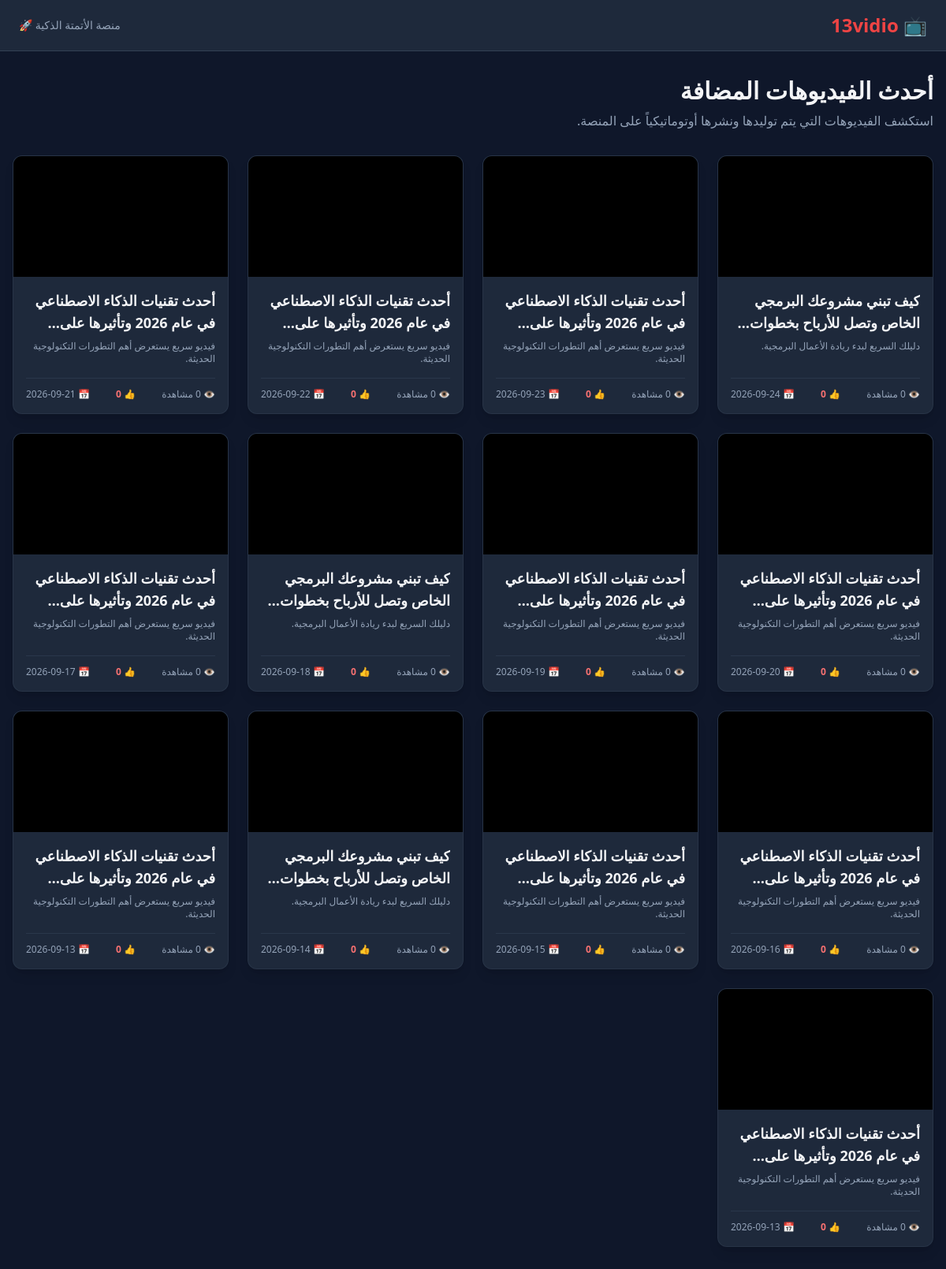
Before: / with the older database file.
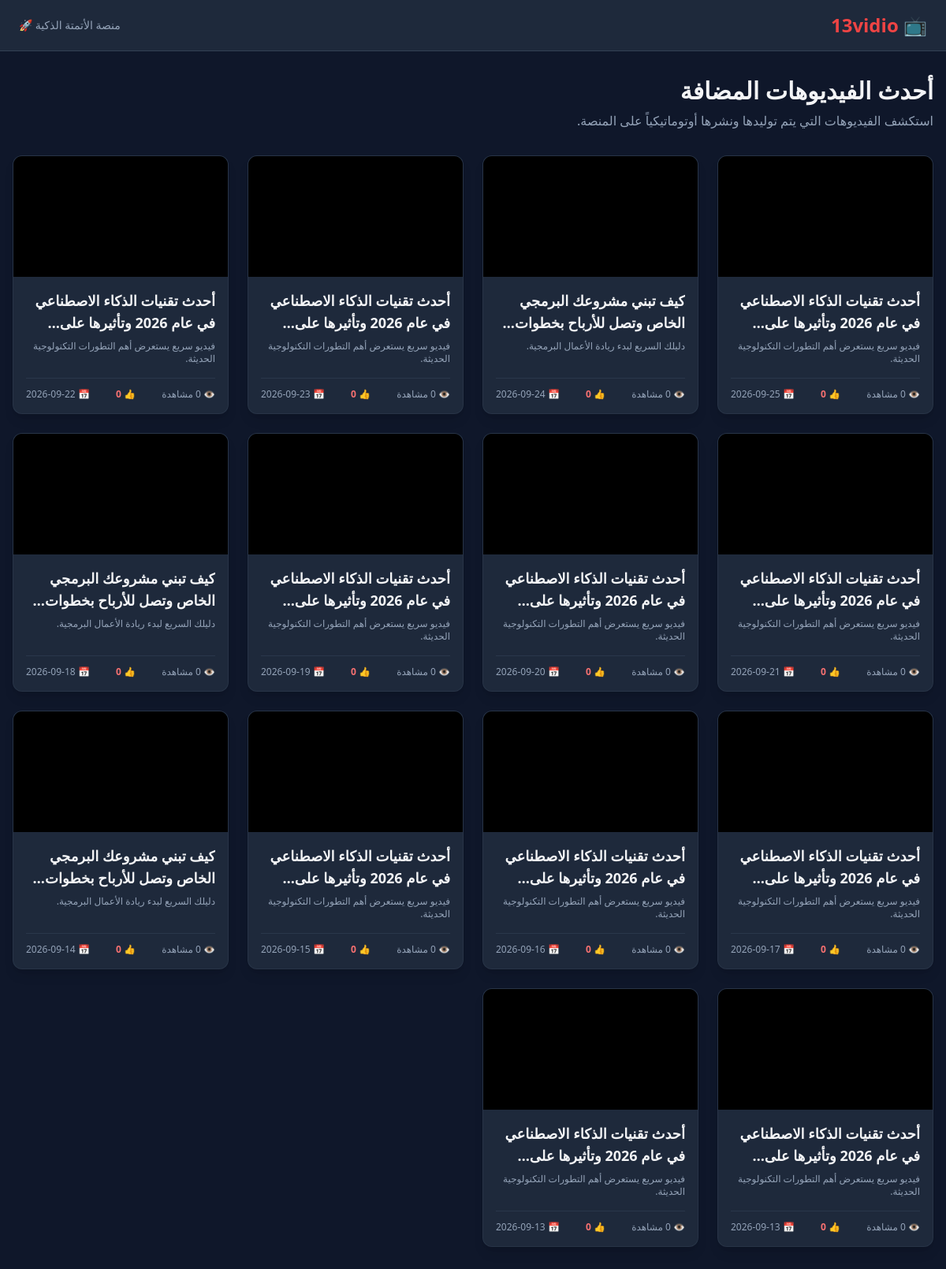
After: the same page with the newer database file.
### app.py (models this page shows)
class Video(db.Model):
  id = db.Column(db.Integer, primary_key=True)
  title = db.Column(db.String(200), nullable=False)
  description = db.Column(db.Text, nullable=True)
  video_url = db.Column(db.String(500), nullable=False)  # رابط الفيديو أو ملفه
  thumbnail_url = db.Column(
      db.String(500), nullable=True
  )  # صورة مصغرة للفيديو
  views = db.Column(db.Integer, default=0)
  likes = db.Column(db.Integer, default=0)
  created_at = db.Column(db.DateTime, default=datetime.utcnow)
  comments = db.relationship(
      "Comment", backref="video", lazy=True, cascade="all, delete-orphan"
  )

### app.py (the view)
@app.route("/")
def index():
  videos = Video.query.order_by(Video.created_at.desc()).all()
  return render_template("index.html", videos=videos)

### templates/index.html (shortened to what this page needs)
<!DOCTYPE html>
<html lang="ar" dir="rtl">
<head>
    <script src="https://cdn.tailwindcss.com"></script>
</head>
<body class="bg-slate-900 text-gray-100 min-h-screen">
    <nav class="bg-slate-800 border-b border-slate-700 px-6 py-4 flex justify-between items-center sticky top-0 z-50">
        <a href="{{ url_for('index') }}" class="text-2xl font-extrabold text-red-500 flex items-center gap-2">
            📺 13vidio
        </a>
        <div class="text-sm text-slate-400">
            منصة الأتمتة الذكية 🚀
        </div>
    </nav>
    <main class="max-w-7xl mx-auto px-4 py-8">
        <div class="mb-8">
            <h1 class="text-3xl font-bold mb-2">أحدث الفيديوهات المضافة</h1>
            <p class="text-slate-400">استكشف الفيديوهات التي يتم توليدها ونشرها أوتوماتيكياً على المنصة.</p>
        </div>
        <div class="grid grid-cols-1 sm:grid-cols-2 md:grid-cols-3 lg:grid-cols-4 gap-6">
            {% for video in videos %}
            <div class="bg-slate-800 rounded-xl overflow-hidden shadow-lg border border-slate-700/50 hover:border-red-500/50 transition duration-300 flex flex-col">
                <a href="{{ url_for('watch_video', video_id=video.id) }}" class="block aspect-video bg-black relative group">
                </a>
                <div class="p-4 flex flex-col flex-grow justify-between">
                    <div>
                        <a href="{{ url_for('watch_video', video_id=video.id) }}">
                            <h2 class="font-bold text-lg mb-2 line-clamp-2 hover:text-red-400 transition">{{ video.title }}</h2>
                        </a>
                        <p class="text-slate-400 text-xs line-clamp-2 mb-4">{{ video.description or "لا يوجد وصف." }}</p>
                    </div>
                    <div class="pt-3 border-t border-slate-700/60 flex justify-between items-center text-xs text-slate-400">
                        <span>👁️ {{ video.views }} مشاهدة</span>
                        <span class="text-red-400 font-semibold">👍 {{ video.likes }}</span>
                        <span>📅 {{ video.created_at.strftime('%Y-%m-%d') }}</span>
                    </div>
                </div>
            </div>
            {% else %}
            <div class="col-span-full text-center py-20 bg-slate-800/50 rounded-2xl border border-slate-800">
                <p class="text-xl text-slate-400 mb-2">لا توجد فيديوهات مضافة حتى الآن!</p>
                <p class="text-sm text-slate-500">قم بتشغيل أداة الأتمتة على جيت هب لتوليد أول فيديو.</p>
            </div>
            {% endfor %}
        </div>
    </main>
</body>
</html>

Changed rows visible on the page:
added Video: title "أحدث تقنيات الذكاء الاصطناعي في عام 2026 وتأثيرها…", description "فيديو سريع يستعرض أهم التطورات التكنولوجية الحديثة.", views "0", likes "0", created_at "2026-09-25"
